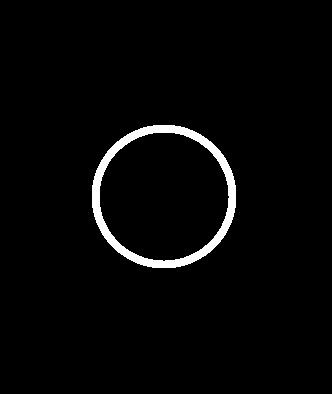
%> input picture Lecciones/Leccion20 26-06-2020/imagen7.jpg, 332 x 394 px
$ octave ejemplo3.m   (GNU Octave 9; MATLAB toolbox functions it lacks are replaced by stand-ins)
%> lines starting %> are read from the running program, lines starting %| are printed output that depends on the picture; in (x1, y1, x2, y2) boxes, pixels count from 0 and x2, y2 are one past the last pixel; in counts of white or black regions, pixels touching at a corner belong together; the program's own positions count from 1
%> further down, A is the input picture: size 394x332x3 uint8; min 0, max 255, mean 6.7
### Lecciones/Leccion20 26-06-2020/binaria.m
function Y = binaria(X)
  [m,n] = size(X);
%> m = 394; n = 996
  Y = zeros(m,n);
  for i = 1:m
    for j = 1:n
      if X(i,j) >= 0.5
        Y(i,j) = 1;
      endif
    endfor
  endfor
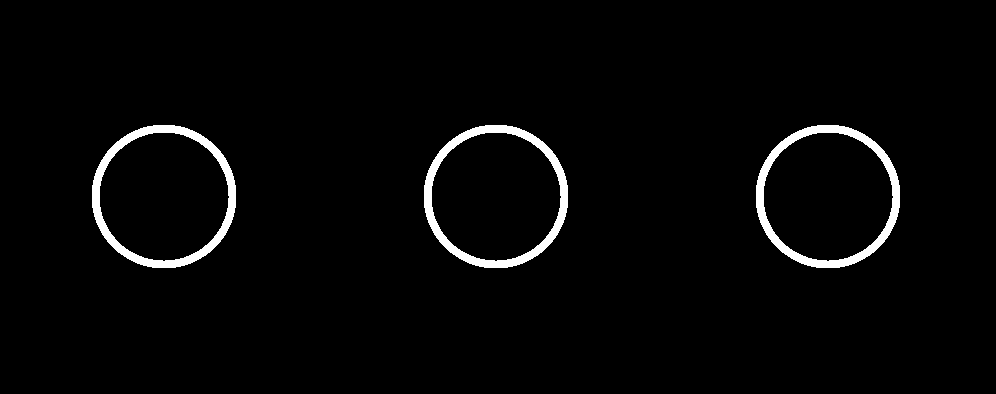
%> Y: size 394x996 double; values 0 (black) and 1 (white), 2.6% white; 3 white regions, box (x1, y1, x2, y2) and area: (92, 125, 236, 268) 3421, (424, 125, 568, 268) 3421, (756, 125, 900, 268) 3421
endfunction

### Lecciones/Leccion20 26-06-2020/ejemplo3.m
clc; clear; close all;
pkg load image;

A = imread('imagen7.jpg');
A = binaria(im2double(A));
subplot(1,2,1);
imshow(A);
title('Imagen original');

% Elemento estructurado
B = [0 1 0; 1 1 1; 0 1 0];

% Rellenar el hueco de la imagen
[m,n] = size(A);
%> m = 394; n = 996
X = zeros(m,n);
x1 = floor(m/2); y1 = floor(n/2);
%> after `x1 = floor(m/2)`: x1 = 197
%> after `y1 = floor(n/2)`: y1 = 498
X(x1,y1) = 1;
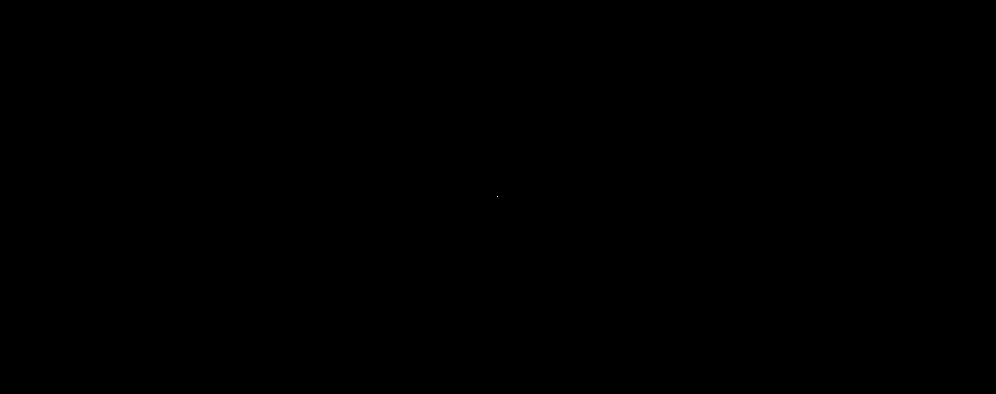
%> X: size 394x996 double; values 0 (black) and 1 (white), 0% white in thin lines or dots, all inside (x1, y1, x2, y2) = (497, 196, 498, 197)

iter = 100;
for i = 1:iter
  C = imdilate(X,B);
  X = C&~A;
  subplot(1,2,2);
  imshow(X);
  title(['Iteracion ' num2str(i)]);
  pause(0.25);
endfor
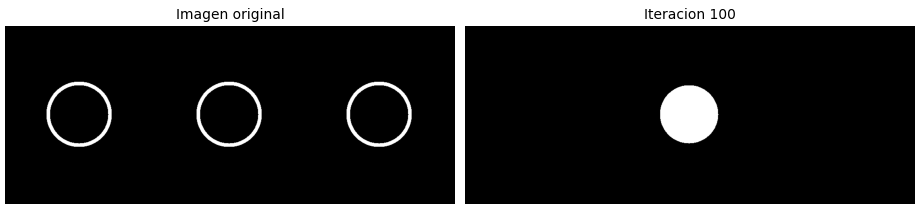
%> figure redrawn from the program's plot data, 2 panels

$ run again, with Lecciones/Leccion20 26-06-2020/imagen5.jpg copied over Lecciones/Leccion20 26-06-2020/imagen7.jpg
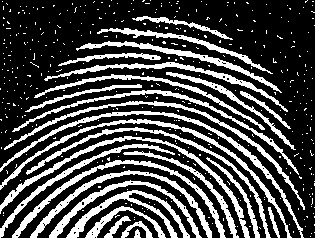
%> input picture Lecciones/Leccion20 26-06-2020/imagen5.jpg, 315 x 238 px
%> A is the input picture: size 238x315x3 uint8; min 0, max 255, mean 73.1
%> after the loop in binaria, `for i = 1:m`:
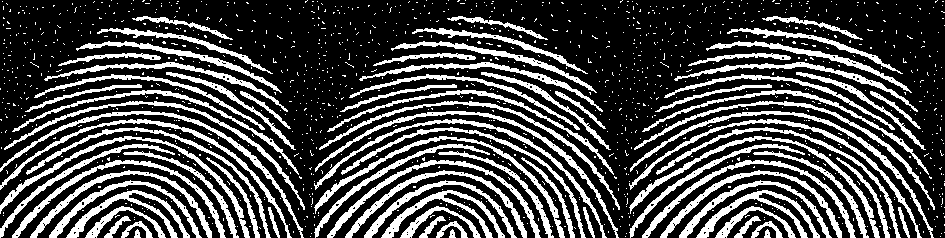
%> Y: size 238x945 double; values 0 (black) and 1 (white), 28.5% white; 1236 white regions (1155 under 20 px), largest, box (x1, y1, x2, y2) and area: (0, 111, 304, 238) 1388, (315, 111, 619, 238) 1388, (630, 111, 934, 238) 1388
%> after the loop `for i = 1:iter`:
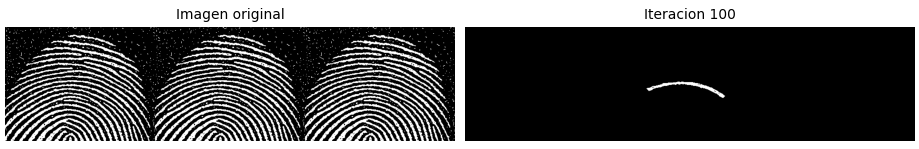
%> figure redrawn from the program's plot data, 2 panels
